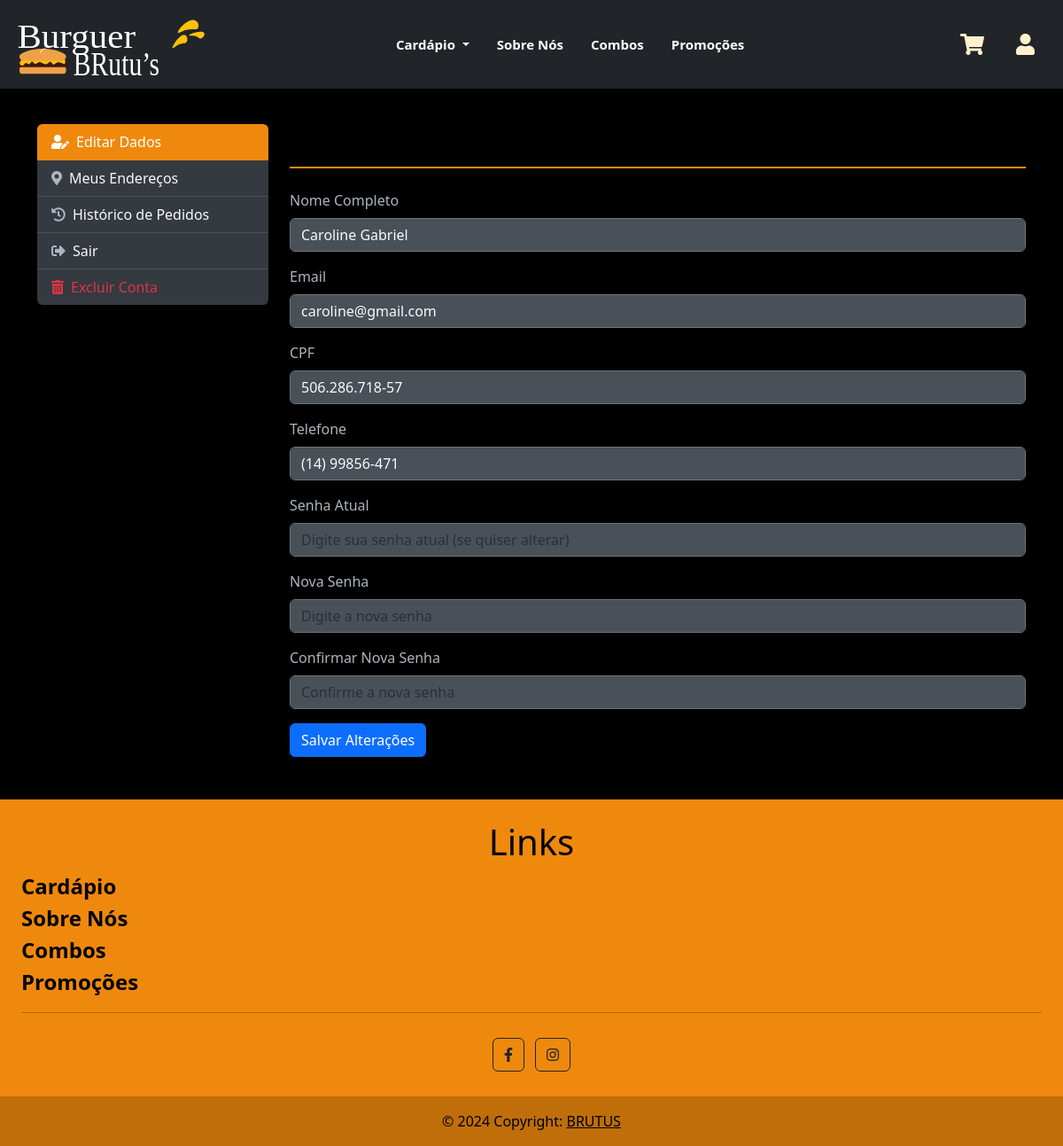
The app's page /usuario/perfil.php (signed in) with its own data.
### tables this page shows
CREATE TABLE `usuario` (
  `codigo` int(11) NOT NULL,
  `nome` varchar(50) DEFAULT NULL,
  `email` varchar(50) DEFAULT NULL,
  `telefone` varchar(14) DEFAULT NULL,
  `senha` varchar(50) DEFAULT NULL,
  `cpf` varchar(14) DEFAULT NULL,
  `fk_tipos_usuario_codigo` int(11) DEFAULT NULL
);

### usuario/perfil.php (the view, shortened to what this page needs)
<?php
$erros = [];
$nome = "";
$email = "";
$telefone = "";
$cpf = "";
$host = "localhost";
$database = "brutus";
$username = "root";
$password = "";
try {
    $conn = new PDO("mysql:host=$host;dbname=" . $database, $username, $password);
    $conn->setAttribute(PDO::ATTR_ERRMODE, PDO::ERRMODE_EXCEPTION);
    $usuario_id = $_SESSION['id_logado'];
    if (empty($nome) || empty($email)) {
        $query = "SELECT nome, email, telefone, cpf FROM usuario WHERE codigo = :id";
        $stmt = $conn->prepare($query);
        $stmt->bindParam(':id', $usuario_id, PDO::PARAM_INT);
        $stmt->execute();
        if ($stmt->rowCount() > 0) {
            $usuario = $stmt->fetch(PDO::FETCH_ASSOC);
            $nome = $usuario['nome'] ?? '';
            $email = $usuario['email'] ?? '';
            $telefone = $usuario['telefone'] ?? '';
            $cpf = $usuario['cpf'] ?? '';
        } else {
            $erros[] = "Usuário não encontrado no banco de dados.";
        }
    }
} catch (PDOException $e) {
    $erros[] = "Erro de conexão: " . $e->getMessage();
}
?>
<!DOCTYPE html>
<html lang="pt-br">
<head>
    <link href="https://cdn.jsdelivr.net/npm/bootstrap@5.3.0-alpha1/dist/css/bootstrap.min.css" rel="stylesheet">
    <link rel="stylesheet" href="https://cdnjs.cloudflare.com/ajax/libs/font-awesome/5.15.3/css/all.min.css">
    <link rel="stylesheet" href="../geral.css">
    <link rel="stylesheet" href="perfil.css">
</head>
<body>
<div class="container my-3">
    <div class="row">
        <div class="col-md-3">
            <div class="list-group profile-menu">
                <a href="#editar-dados" class="list-group-item list-group-item-action active" data-bs-toggle="tab"><i class="fas fa-user-edit me-2"></i>Editar Dados</a>
                <a href="#meus-enderecos" class="list-group-item list-group-item-action" data-bs-toggle="tab"><i class="fas fa-map-marker-alt me-2"></i>Meus Endereços</a>
                <a href="#historico-pedidos" class="list-group-item list-group-item-action" data-bs-toggle="tab"><i class="fas fa-history me-2"></i>Histórico de Pedidos</a>
                <a href="logout.php" class="list-group-item list-group-item-action"><i class="fas fa-sign-out-alt me-2"></i>Sair</a>
                <a href="#" class="list-group-item list-group-item-action text-danger" data-bs-toggle="modal" data-bs-target="#confirmDeleteModal"><i class="fas fa-trash-alt me-2"></i>Excluir Conta</a>
            </div>
        </div>
        <div class="col-md-9">
            <div class="tab-content">
                <div class="tab-pane fade show active" id="editar-dados">
                    <h2 class="mb-4 profile-title">Editar Dados Pessoais</h2>
                    <form method="POST" action="">
                        <div class="mb-3">
                            <label for="nome" class="form-label">Nome Completo</label>
                            <input type="text" class="form-control" id="nome" name="nome" value="<?php echo htmlspecialchars($nome); ?>" placeholder="Seu nome completo">
                        </div>
                        <div class="mb-3">
                            <label for="email" class="form-label">Email</label>
                            <input type="email" class="form-control" id="email" name="email" value="<?php echo htmlspecialchars($email); ?>" placeholder="seuemail@exemplo.com">
                        </div>
                        <div class="mb-3">
                            <label for="cpf" class="form-label">CPF</label>
                            <input type="text" class="form-control" id="cpf" name="cpf" value="<?php echo htmlspecialchars($cpf); ?>" placeholder="XXX.XXX.XXX-XX" maxlength="14">
                        </div>
                        <div class="mb-3">
                            <label for="telefone" class="form-label">Telefone</label>
                            <input type="tel" class="form-control" id="telefone" name="telefone" value="<?php echo htmlspecialchars($telefone); ?>" placeholder="(XX) XXXXX-XXXX">
                        </div>
                        <div class="mb-3">
                            <label for="senha_atual" class="form-label">Senha Atual</label>
                            <input type="password" class="form-control" id="senha_atual" name="senha_atual" placeholder="Digite sua senha atual (se quiser alterar)">
                        </div>
                        <div class="mb-3">
                            <label for="nova_senha" class="form-label">Nova Senha</label>
                            <input type="password" class="form-control" id="nova_senha" name="nova_senha" placeholder="Digite a nova senha">
                        </div>
                        <div class="mb-3">
                            <label for="confirmar_nova_senha" class="form-label">Confirmar Nova Senha</label>
                            <input type="password" class="form-control" id="confirmar_nova_senha" name="confirmar_nova_senha" placeholder="Confirme a nova senha">
                        </div>
                        <button type="submit" class="btn btn-primary profile-btn">Salvar Alterações</button>
                    </form>
                </div>
            </div>
        </div>
    </div>
</div>
</body>
</html>

### geral.css (style rules this page uses)
body { color: rgb(211, 108, 35) ; background-color: black !important; }
.navbar { background-color: black ; width: 100%; height: 100px; display: flex; align-items: center; justify-content: center; }
.navbar-brand { font-size: 24px; font-weight: bold; color: black !important; display: flex; align-items: center; }
.logo { justify-content: center; font-size: 40px; color: black ; display: flex; align-items: center ; }
.logo0 img { margin-top: -20px; }
.navbar-nav { display: flex; flex-grow: 1; justify-content: center; align-items: center; }
.nav-item { text-align: center; }
.nav-link { color: #ffffff !important; font-weight: bold !important; font-size: 15px !important; margin-right: 15px !important; transition: color 0.3s ease, transform 0.3s ease; }
.navbar-icons { display: flex; align-items: center; margin-left: auto; padding-right: 20px; }
.navbar-icons a { color: #fff2cc ; margin-left: 20px; font-size: 1.5rem; transition: color 0.3s ease; }
.mb-4 { color: black !important; }

### usuario/perfil.css (style rules this page uses)
.profile-menu .list-group-item { background-color: #343a40; color: #f8f9fa; border: none; border-bottom: 1px solid #495057; transition: background-color 0.3s ease, color 0.3s ease; }
.profile-menu .list-group-item:last-child { border-bottom: none; }
.profile-menu .list-group-item i { color: #adb5bd; transition: color 0.3s ease; }
.profile-menu .list-group-item.active { background-color: #ef890d; color: #ffffff; border-color: #ef890d; }
.profile-menu .list-group-item.active i { color: #ffffff; }
.profile-menu .list-group-item.text-danger, .profile-menu .list-group-item.text-danger i { color: #dc3545 !important; }
.profile-title { color: #ef890d; border-bottom: 2px solid #ef890d; padding-bottom: 10px; margin-bottom: 30px !important; }
#editar-dados .form-label { color: #adb5bd; }
#editar-dados .form-control { background-color: #495057; color: #f8f9fa; border: 1px solid #6c757d; }
.profile-btn { background-color: #ef890d; border-color: #ef890d; color: #ffffff; font-weight: bold; transition: background-color 0.3s ease, border-color 0.3s ease; }

### records on screen
usuario: nome "Caroline Gabriel", email "caroline@gmail.com", cpf "506.286.718-57", telefone "(14) 99856-471"
